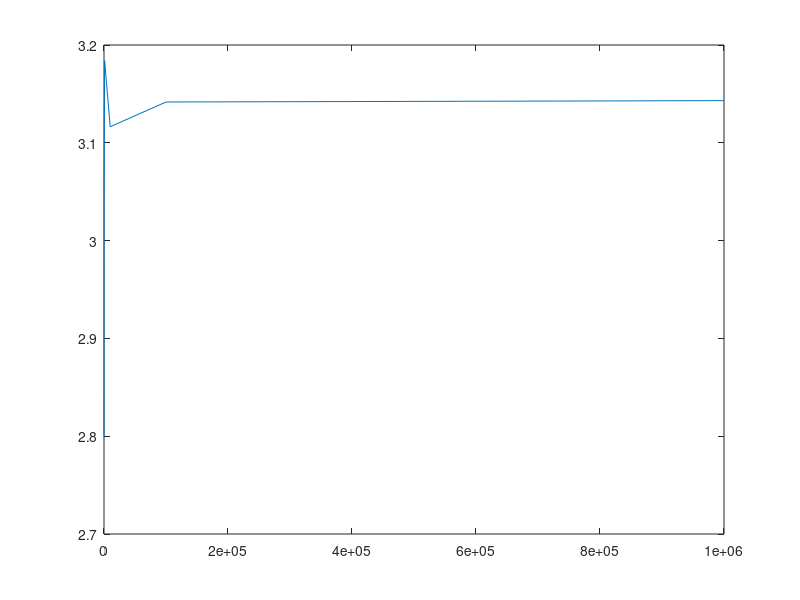

Write MATLAB code to recreate this figure.
% MonteCarlo Pi
% MCPi_0.m
% M. Saum 8/31/2017
clear;

rand("seed",843);

NTrials = [10; 100; 1000; 10000; 100000; 1000000];
Ncases = numel(NTrials);
PiEst = zeros(Ncases,1);

for i =1:Ncases 
  x = rand(NTrials(i), 1);
  y = rand(NTrials(i), 1);
  Rcount = sum(x.^2 + y.^2 <= 1); 
  PiEst(i) = 4*Rcount/NTrials(i);
end

dlmwrite("MCPi_0_m.txt",[NTrials,PiEst]);

hf = figure();
plot(NTrials',PiEst');
print(hf,"MCPi_0_m.pdf");
